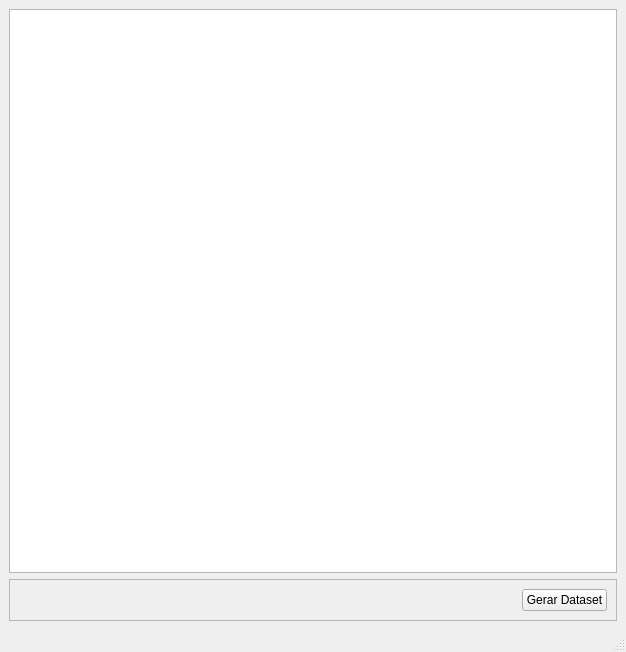
<?xml version="1.0" encoding="UTF-8"?>
<ui version="4.0">
 <class>MainWindow</class>
 <widget class="QMainWindow" name="MainWindow">
  <property name="geometry">
   <rect>
    <x>0</x>
    <y>0</y>
    <width>626</width>
    <height>652</height>
   </rect>
  </property>
  <property name="windowTitle">
   <string>MainWindow</string>
  </property>
  <widget class="QWidget" name="centralwidget">
   <layout class="QGridLayout" name="gridLayout_3">
    <item row="0" column="0">
     <layout class="QGridLayout" name="gridLayout_2">
      <item row="0" column="0">
       <widget class="QTableView" name="tbDatasets">
        <property name="layoutDirection">
         <enum>Qt::LeftToRight</enum>
        </property>
       </widget>
      </item>
     </layout>
    </item>
    <item row="1" column="0">
     <widget class="QFrame" name="frame">
      <property name="frameShape">
       <enum>QFrame::StyledPanel</enum>
      </property>
      <property name="frameShadow">
       <enum>QFrame::Raised</enum>
      </property>
      <layout class="QGridLayout" name="gridLayout">
       <item row="0" column="1">
        <widget class="QPushButton" name="btGerarDataset">
         <property name="text">
          <string>Gerar Dataset</string>
         </property>
        </widget>
       </item>
       <item row="0" column="0">
        <spacer name="horizontalSpacer">
         <property name="orientation">
          <enum>Qt::Horizontal</enum>
         </property>
         <property name="sizeHint" stdset="0">
          <size>
           <width>40</width>
           <height>20</height>
          </size>
         </property>
        </spacer>
       </item>
      </layout>
     </widget>
    </item>
   </layout>
  </widget>
  <widget class="QMenuBar" name="menubar">
   <property name="geometry">
    <rect>
     <x>0</x>
     <y>0</y>
     <width>626</width>
     <height>24</height>
    </rect>
   </property>
  </widget>
  <widget class="QStatusBar" name="statusbar"/>
 </widget>
 <resources/>
 <connections/>
</ui>
